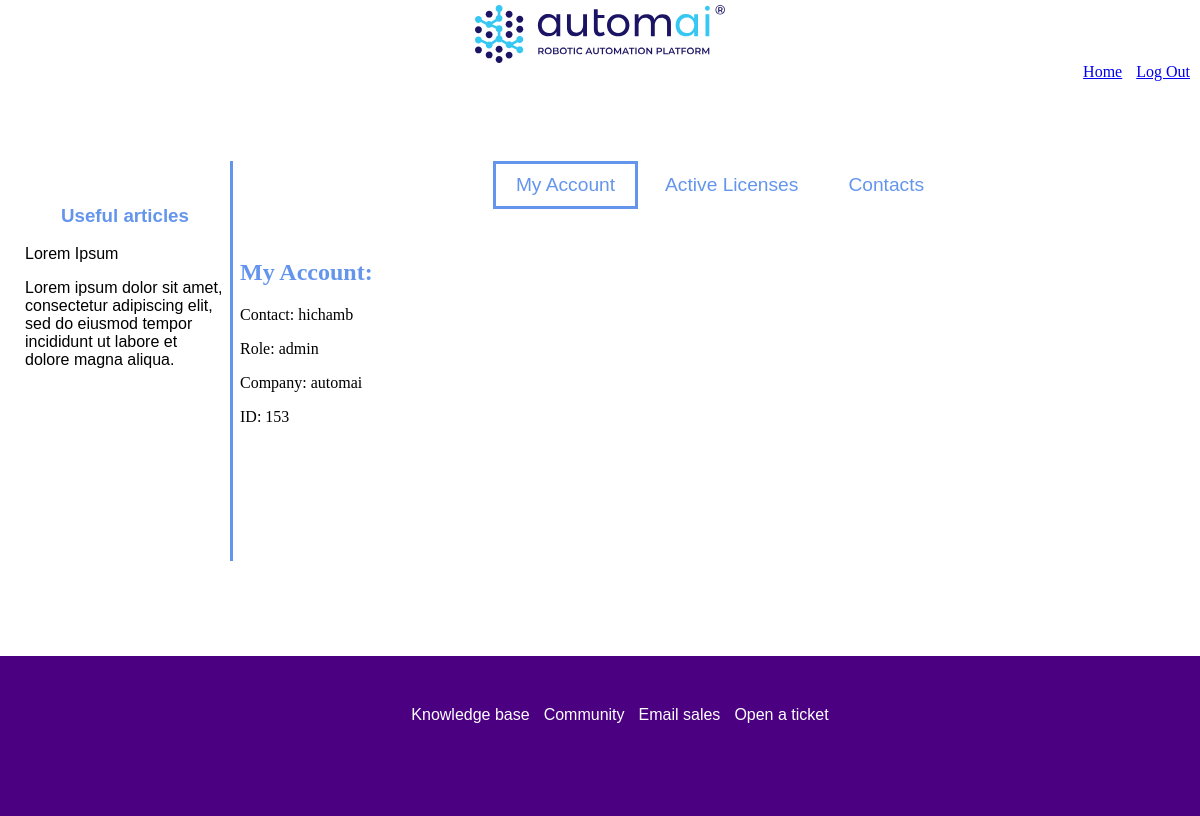
The app's page /contacts/client-portal (signed in) with its own data.
### manage_contacts/models.py (models this page shows, shortened)
class Contact(models.Model):
    phone = models.IntegerField(null=True)
    creation_date = models.DateTimeField("Date Created", null=True)
    ROLE_CHOICES = [('admin', 'admin'), ('user', 'user')]
    role = models.CharField(max_length=50, choices=ROLE_CHOICES, null=True)
    STATUS_CHOICES = [('active', 'active'), ('removed', 'removed')]
    status = models.CharField(max_length=50, choices=STATUS_CHOICES, null=True)
    organization = models.ForeignKey(Organization, on_delete=models.CASCADE, null=True)
    user = models.OneToOneField(User, unique=True, on_delete=models.CASCADE, null=True)

class Organization(models.Model):
    ORG_TYPE_CHOICES = [('customer', 'customer'), ('customer', 'partner')]
    org_type = models.CharField(max_length=50, choices=ORG_TYPE_CHOICES, null=True)
    org_name = models.CharField(max_length=50, unique=True)
    domain = models.CharField(max_length=50)
    def __str__(self):
        return self.org_name

### manage_contacts/views.py (the view)
# urls.py: path('client-portal', views.client_portal, name="client_portal"),
@login_required
def client_portal(request):
    current_user = request.user
    user_id = current_user.id
    contact_data = Contact.objects.filter(user=user_id).get()
    org_id = contact_data.organization.id
    product_entitlements = Entitlement.objects.filter(organization=org_id)
    product_choices = []
    for entitlement in product_entitlements:
        product_choices.append((entitlement.product.product_name, entitlement.product.product_name))
    contact_header = get_contact_header()
    contact_choice_list = get_choice_list(contact_header)
    except_list = ["empty_column", "check_box", "delete_button"]
    for choice in contact_choice_list:
        if choice in except_list:
            contact_choice_list.remove(choice)
    contact_search_form = SearchChoiceForm(auto_id='contact_search_form_%s', choice_list=contact_choice_list)
    if request.POST.get("save-license"):
        license_choice_form = ChoiceForm(request.POST, choice_list=product_choices)
        if license_choice_form.is_valid():
            user_query = request.POST
            product_choice = user_query.get('choice_field')
            return download_license_package(request, product_choice, product_entitlements)
    else:
        license_choice_form = ChoiceForm(choice_list=product_choices)
    context = {'license_choice_form':license_choice_form, 'contact_data':contact_data, 'contact_search_form':contact_search_form}
    return render(request, "manage_contacts/client-portal.html", context)

### manage_contacts/services.py (called while the page is built)
def get_choice_list(model_header):
    choice_list = []
    except_list = ["empty_column", "check_box", "delete_button"]
    for key in model_header:
        if key not in except_list:
            choice_list.append((key, model_header[key]))
    return choice_list

def get_contact_header():
    contact_header = {"empty_column":"<pre>    </pre>",
                      'username':'User',
                      'first_name':'First Name',
                      'last_name':'Last Name',
                      'email':'Email',
                      'role':'Role',
                      'status':'Status',
                      'org_name':'Organization',
                      'edit_button':'',
                       "delete_button":"",
                    }
    return contact_header

### manage_contacts/templates/manage_contacts/client-portal.html (shortened to what this page needs)
{% extends "base.html" %}
{% block head %}
{% load static %}
<link rel="stylesheet" type="text/css" href="{% static 'manage_contacts/css/style.css' %}">
{% endblock head %}
{% block main %}
<div class="info-border">
  <div class="tab">
      <button class="js-tablinks" id="js-default-open" onclick="changePage(event, 'account-tab')">My Account</button>
      <button class="js-tablinks" id="js-default-open" onclick="changePage(event, 'products-tab')">Active Licenses</button>
      <button class="js-tablinks" onclick="changePage(event, 'contacts-tab')">Contacts</button>
  </div>
  <div id="account-tab" class="js-tabcontent">
    <h2>My Account:</h2>
    <p>Contact: {{ contact_data.user.username }}</p>
    <p>Role: {{ contact_data.role }}</p>
    <p>Company: {{ contact_data.organization }}</p>
    <p>ID: {{ contact_data.user.id }}</p>
  </div>
</div>
{% endblock main%}

### static/css/licensepgm/style.css (style rules this page uses)
html, body { min-height: 100%; overflow-x: hidden; margin:0; }
h1, h2, h3 { color: cornflowerblue; }
.info-border { margin-left:230px; height: 100%; min-height: 50vh; border-left:3px solid cornflowerblue; }
.js-tabcontent { display: none; }
.tab { background-color: inherit; overflow:hidden; margin-bottom: 50px; text-align: center; }
.tab button { border: 3px solid white; background-color: white; color:cornflowerblue; font-size:larger; float: center; outline:none; padding: 10px 20px; cursor: pointer; }
.tab button.active { border:3px solid cornflowerblue; }

### records on screen
Contact: user.username "hichamb", role "admin", organization "automai", user.id "153"
